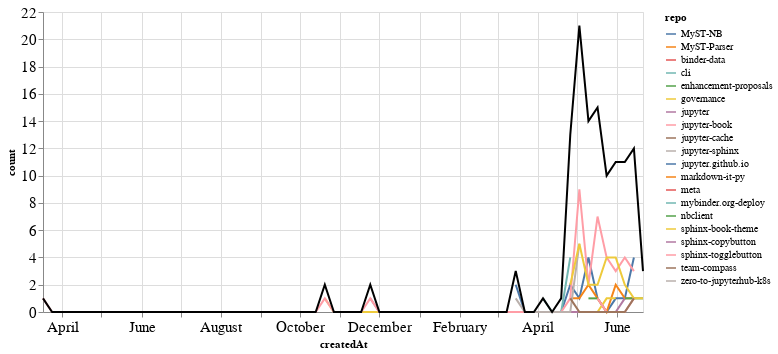

The cell this chart's notebook holds for it:
### Markdown cell above
## PRs

### Code cell
prs_time = prs.groupby('repo').resample('W', on='createdAt').count()['author'].reset_index()
prs_time = prs_time.rename(columns={'author': 'count'})
prs_time_total = prs_time.groupby('createdAt').agg({"count": "sum"}).reset_index()

ch1 = alt.Chart(prs_time, width=600).mark_line().encode(
    x='createdAt',
    y='count',
    color='repo',
    tooltip="repo"
)

ch2 = alt.Chart(prs_time_total, width=600).mark_line(color="black").encode(
    x='createdAt',
    y='count',
)

ch1 + ch2

### Figure 1 — Vega-Lite specification as saved in the notebook (floating-point values rounded to 4 significant figures; data arrays with more than 128 entries replaced by an {"elided": "..."} marker saying what was removed)
{"config": {"axisLeft": {"labelFontSize": 15}, "axisBottom": {"labelFontSize": 15}}, "layer": [{"data": {"name": "data-3bbe9adf3ec681c95646146ff0ee1ccd"}, "mark": "line", "encoding": {"color": {"type": "nominal", "field": "repo"}, "tooltip": {"type": "nominal", "field": "repo"}, "x": {"type": "temporal", "field": "createdAt"}, "y": {"type": "quantitative", "field": "count"}}, "width": 600}, {"data": {"name": "data-1f2ea04b7143729d2643e6beae9312df"}, "mark": {"type": "line", "color": "black"}, "encoding": {"x": {"type": "temporal", "field": "createdAt"}, "y": {"type": "quantitative", "field": "count"}}, "width": 600}], "$schema": "https://vega.github.io/schema/vega-lite/v4.8.1.json", "datasets": {"data-3bbe9adf3ec681c95646146ff0ee1ccd": {"elided": "197 records"}, "data-1f2ea04b7143729d2643e6beae9312df": [{"createdAt": "2019-03-17T00:00:00", "count": 1}, {"createdAt": "2019-03-24T00:00:00", "count": 0}, {"createdAt": "2019-03-31T00:00:00", "count": 0}, {"createdAt": "2019-04-07T00:00:00", "count": 0}, {"createdAt": "2019-04-14T00:00:00", "count": 0}, {"createdAt": "2019-04-21T00:00:00", "count": 0}, {"createdAt": "2019-04-28T00:00:00", "count": 0}, {"createdAt": "2019-05-05T00:00:00", "count": 0}, {"createdAt": "2019-05-12T00:00:00", "count": 0}, {"createdAt": "2019-05-19T00:00:00", "count": 0}, {"createdAt": "2019-05-26T00:00:00", "count": 0}, {"createdAt": "2019-06-02T00:00:00", "count": 0}, {"createdAt": "2019-06-09T00:00:00", "count": 0}, {"createdAt": "2019-06-16T00:00:00", "count": 0}, {"createdAt": "2019-06-23T00:00:00", "count": 0}, {"createdAt": "2019-06-30T00:00:00", "count": 0}, {"createdAt": "2019-07-07T00:00:00", "count": 0}, {"createdAt": "2019-07-14T00:00:00", "count": 0}, {"createdAt": "2019-07-21T00:00:00", "count": 0}, {"createdAt": "2019-07-28T00:00:00", "count": 0}, {"createdAt": "2019-08-04T00:00:00", "count": 0}, {"createdAt": "2019-08-11T00:00:00", "count": 0}, {"createdAt": "2019-08-18T00:00:00", "count": 0}, {"createdAt": "2019-08-25T00:00:00", "count": 0}, {"createdAt": "2019-09-01T00:00:00", "count": 0}, {"createdAt": "2019-09-08T00:00:00", "count": 0}, {"createdAt": "2019-09-15T00:00:00", "count": 0}, {"createdAt": "2019-09-22T00:00:00", "count": 0}, {"createdAt": "2019-09-29T00:00:00", "count": 0}, {"createdAt": "2019-10-06T00:00:00", "count": 0}, {"createdAt": "2019-10-13T00:00:00", "count": 0}, {"createdAt": "2019-10-20T00:00:00", "count": 2}, {"createdAt": "2019-10-27T00:00:00", "count": 0}, {"createdAt": "2019-11-03T00:00:00", "count": 0}, {"createdAt": "2019-11-10T00:00:00", "count": 0}, {"createdAt": "2019-11-17T00:00:00", "count": 0}, {"createdAt": "2019-11-24T00:00:00", "count": 2}, {"createdAt": "2019-12-01T00:00:00", "count": 0}, {"createdAt": "2019-12-08T00:00:00", "count": 0}, {"createdAt": "2019-12-15T00:00:00", "count": 0}, {"createdAt": "2019-12-22T00:00:00", "count": 0}, {"createdAt": "2019-12-29T00:00:00", "count": 0}, {"createdAt": "2020-01-05T00:00:00", "count": 0}, {"createdAt": "2020-01-12T00:00:00", "count": 0}, {"createdAt": "2020-01-19T00:00:00", "count": 0}, {"createdAt": "2020-01-26T00:00:00", "count": 0}, {"createdAt": "2020-02-02T00:00:00", "count": 0}, {"createdAt": "2020-02-09T00:00:00", "count": 0}, {"createdAt": "2020-02-16T00:00:00", "count": 0}, {"createdAt": "2020-02-23T00:00:00", "count": 0}, {"createdAt": "2020-03-01T00:00:00", "count": 0}, {"createdAt": "2020-03-08T00:00:00", "count": 0}, {"createdAt": "2020-03-15T00:00:00", "count": 3}, {"createdAt": "2020-03-22T00:00:00", "count": 0}, {"createdAt": "2020-03-29T00:00:00", "count": 0}, {"createdAt": "2020-04-05T00:00:00", "count": 1}, {"createdAt": "2020-04-12T00:00:00", "count": 0}, {"createdAt": "2020-04-19T00:00:00", "count": 1}, {"createdAt": "2020-04-26T00:00:00", "count": 13}, {"createdAt": "2020-05-03T00:00:00", "count": 21}, {"createdAt": "2020-05-10T00:00:00", "count": 14}, {"createdAt": "2020-05-17T00:00:00", "count": 15}, {"createdAt": "2020-05-24T00:00:00", "count": 10}, {"createdAt": "2020-05-31T00:00:00", "count": 11}, {"createdAt": "2020-06-07T00:00:00", "count": 11}, {"createdAt": "2020-06-14T00:00:00", "count": 12}, {"createdAt": "2020-06-21T00:00:00", "count": 3}]}}
